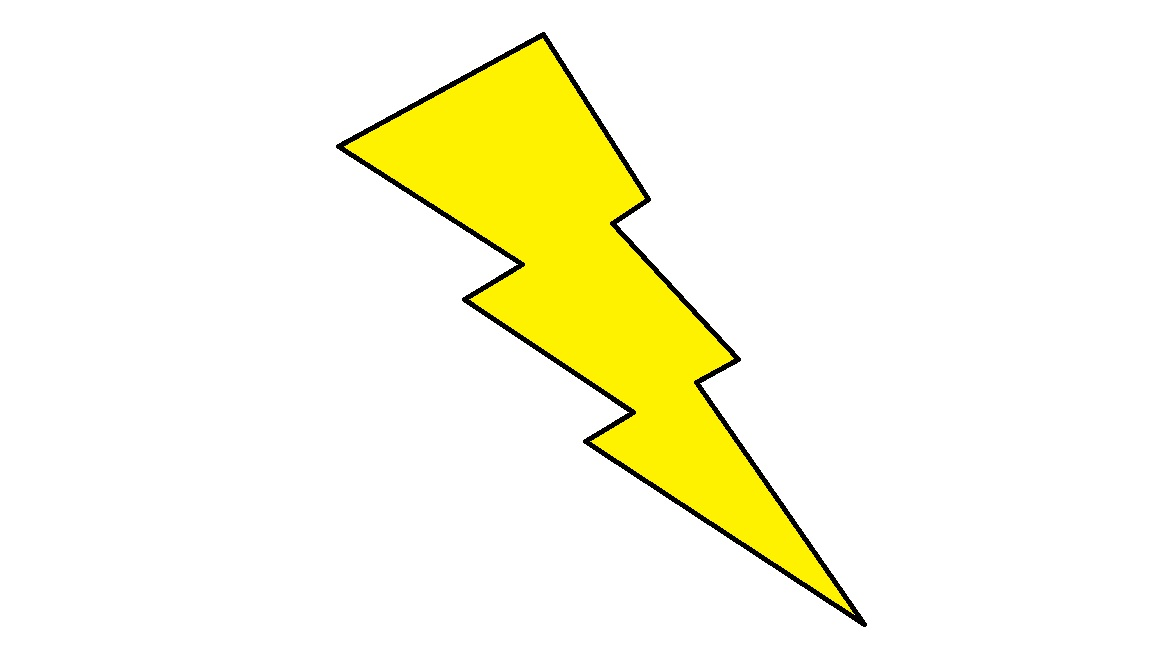
#> input picture bolt.jpg, 1152 x 648 px
$ python contour2.py   (older library calls are emulated)
#> lines starting #> are read from the running program, lines starting #| are printed output that depends on the picture; after the words box and inside, x2 and y2 are one past the last pixel; in counts of white or black regions, pixels touching at a corner belong together

import numpy as np
import cv2

img = cv2.imread('bolt.jpg')
#> img is the input picture: shape (648, 1152, 3); mean B, G, R 226, 250.5, 251.7
img = cv2.resize(img,None,fx=0.5, fy=0.5, interpolation = cv2.INTER_CUBIC)
#> img: shape (324, 576, 3)
imgray = cv2.cvtColor(img,cv2.COLOR_BGR2GRAY)
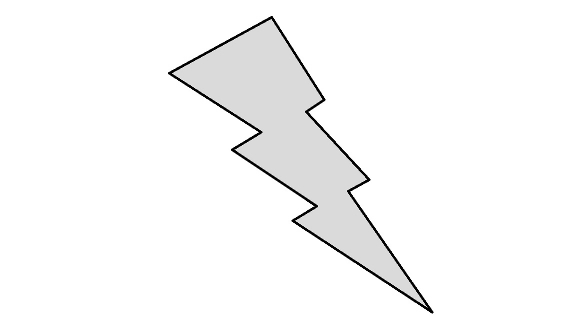
#> imgray: shape (324, 576); min 0, max 255, mean 248.1

ret,thresh = cv2.threshold(imgray,127,255,0)
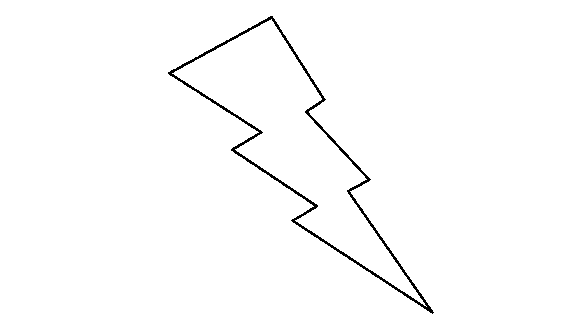
#> thresh: shape (324, 576); 98.7% white; black in thin lines or dots, all inside (x1, y1, x2, y2) = (168, 16, 434, 314)

image, contours, hierarchy = cv2.findContours(thresh,cv2.RETR_TREE,cv2.CHAIN_APPROX_SIMPLE)
#> contours = 3 contours; box (x1, y1, x2, y2) and area: (0, 0, 576, 324) 185725, (167, 15, 435, 315) 21804, (172, 19, 427, 307) 18612

cnt = contours[0]
#> cnt = [[0, 0], [0, 323], [575, 323], [575, 0]]

##############################################################
### STRAIGHT BOUNDING RECTANGLE###
##################################
x,y,w,h = cv2.boundingRect(cnt)
#> x = 0; y = 0; w = 576; h = 324
straightRect = cv2.rectangle(imgray,(x,y),(x+w,y+h),(0,255,0),2)
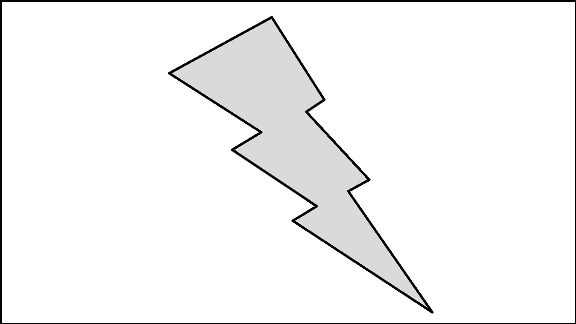
#> straightRect: shape (324, 576); min 0, max 255, mean 244.4

##############################################################
##############################################################
### ROTATED RECTANGLE ###
#########################
rect = cv2.minAreaRect(cnt)
#> rect = ((287.5, 161.5), (323, 575), -90)
box = cv2.boxPoints(rect)
#> box = [[575, 323], [-9.89e-15, 323], [0, 0], [575, 0]]
box = np.int0(box)
#> box = [[575, 323], [0, 323], [0, 0], [575, 0]]
rotatedRect = cv2.drawContours(imgray,[box],0,(0,0,255),2)

##############################################################
##############################################################
### MIN ENCLOSING CIRCLE ###
############################
(x,y),radius = cv2.minEnclosingCircle(cnt)
#> x = 287.5; y = 161.5; radius = 329.8
center = (int(x),int(y))
#> center = (287, 161)
radius = int(radius)
#> radius = 329
minEnclosingCirc = cv2.circle(imgray,center,radius,(0,255,0),2)

#############################################################
#############################################################
### ELLIPSE CONTOUR ###
#######################
#> (the run stopped early here; a loop or call above may not have finished)
